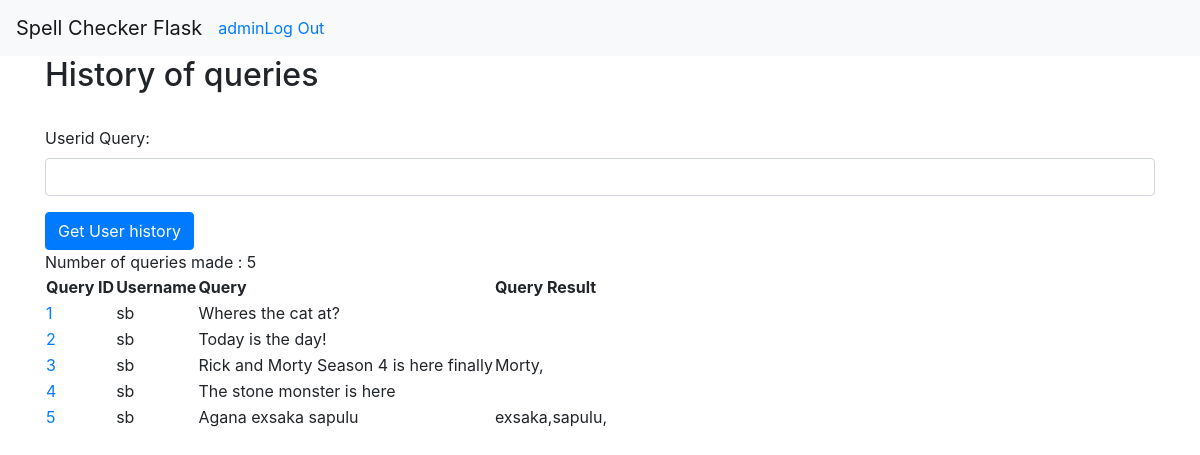
The app's page /history (signed in), older data.
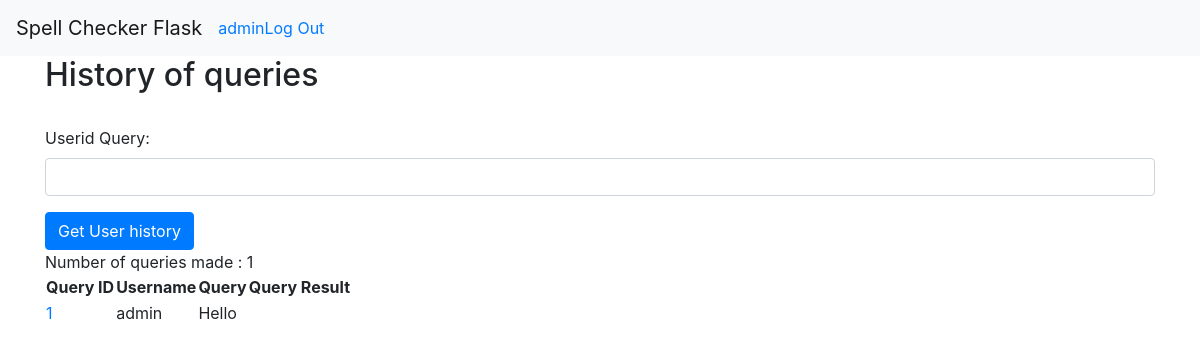
The same page, newer data.
### tables this page shows
CREATE TABLE user (
    id INTEGER PRIMARY KEY AUTOINCREMENT,
    uname TEXT UNIQUE NOT NULL,
    phone_number TEXT NOT NULL,
    password TEXT NOT NULL
);

CREATE TABLE logs(
    id INTEGER PRIMARY KEY AUTOINCREMENT,
    uname TEXT NOT NULL,
    request TEXT NOT NULL,
    result TEXT NOT NULL
);

### spellchecker.py (the view, shortened to what this page needs)
@root_view.route('/history', methods=['GET', 'POST'])
@isLoggedIn
def get_queries():
    if request.method == 'GET':
        db_connection = database.get_db()
        db_cursor = db_connection.cursor()
        query_list = []
        if g.user['uname'] != 'admin':
            select_query = 'SELECT * FROM logs WHERE uname = ?'
            uname = g.user['uname']
            queries = db_cursor.execute(select_query,(uname,))
            for row in queries:
                query_list.append({
                "queryid": str(row[0]),
                "username": str(row[1]),
                "querytext": str(row[2]),
                "queryresults": str(row[3])
                })
            print(query_list)
        else:
            select_query = 'SELECT * FROM logs'
            queries = db_cursor.execute(select_query)
            for row in queries:
                query_list.append({
                "queryid": str(row[0]),
                "username": str(row[1]),
                "querytext": str(row[2]),
                "queryresults": str(row[3])
                })
            print(query_list)
        return render_template('/history.html', list=query_list)

### database.py (called while the page is built)
def get_db():
    if 'db' not in g:
        g.db = sqlite3.connect(
            current_app.config['DATABASE'],
            detect_types=sqlite3.PARSE_DECLTYPES
        )
        g.db.row_factory = sqlite3.Row
    return g.db

### login.py (called while the page is built)
@root_view.before_app_request
def check_if_user_isLoggedIn():
    user_session_id = session.get('session_id')
    print(user_session_id)
    select_query = 'SELECT * FROM user WHERE id = ?'
    if user_session_id is None:
        g.user = None
    else:
        g.user = get_db().execute(select_query, (user_session_id,)).fetchone()

def isLoggedIn(view):
    @functools.wraps(view)
    def wrapped_view(**kwargs):
        if g.user is None:
            return redirect(url_for('login.login'))
        return view(**kwargs)
    return wrapped_view

### spellchecker.py (called while the page is built)
@root_view.after_request
def cache(response):
    response.headers["X-Frame-Options"] = "SAMEORIGIN"
    response.headers['Content-Security-Policy'] = "default-src 'self'"
    return response

### templates/history.html (shortened to what this page needs)
{% extends 'base.html' %}
{% block content %}
<div class="container">
    <h2>History of queries</h2>
    <br/>
    {% if g.user['uname'] == 'admin' %}
    <form method="post" action="/history">
        <div class="form-group">
            <label for="userid">Userid Query:</label>
            <input class="form-control vresize" name="userquery" id="userquery" required ></textarea>
        </div>
        <button type="submit" class="btn btn-primary">Get User history</button>
    </form>
    {% endif %}
    <span id="numqueries">Number of queries made : {{list|length}}</span>
    <table>
        <tr>
            <th>Query ID</th>
            <th>Username</th>
            <th>Query</th>
            <th>Query Result</th>
        </tr>
        {% for query in list %}
        <tr>
            <td id="query{{query.queryid}}">
                <a href="/history/query{{query.queryid}}">{{query.queryid}}</a>
            </td>
            <td id="username">{{query.username}}</td>
            <td id="querytext">{{query.querytext}}</td>
            <td id="queryresults">{{query.queryresults}}</td>
        </tr>
        {% endfor %}
    </table>
</div>
{% endblock %}

### templates/base.html (shortened to what this page needs)
<!doctype html>
<html>
<head>
{% block head %}
  <link rel="stylesheet" href="static/bootstrap/css/bootstrap.min.css">
  {% endblock %}
</head>
<body>
{% block navbar %}
<nav class="navbar navbar-expand-lg navbar-light bg-light">
    <span class="navbar-brand">Spell Checker Flask</span>
    <div class="collapse navbar-collapse" id="navbarNav">
      <ul class="navbar-nav">
        {% if g.user %}
        <li class="nav-item">
          <a href="{{ url_for('spellchecker.get_queries') }}">{{ g.user['uname'] }}</a>
        </li>
        <li class="nav-item">
          <a href="{{ url_for('login.logout') }}">Log Out</a>
        </li>
        {% endif %}
      </ul>
    </div>
  </nav>
{% endblock %}
{% block content %}{% endblock %}

Row changes from the older to the newer data that the page shows:
removed logs: queryid "2", username "sb", querytext "Today is the day!"
removed logs: queryid "3", username "sb", querytext "Rick and Morty Season 4 is here finally", queryresults "Morty,"
removed logs: queryid "4", username "sb", querytext "The stone monster is here"
removed logs: queryid "5", username "sb", querytext "Agana exsaka sapulu", queryresults "exsaka,sapulu,"
changed logs id 1: username "sb" → "admin"; querytext "Wheres the cat at?" → "Hello"
Text that changed along with them:
{{ list|length }}: "5" → "1"
